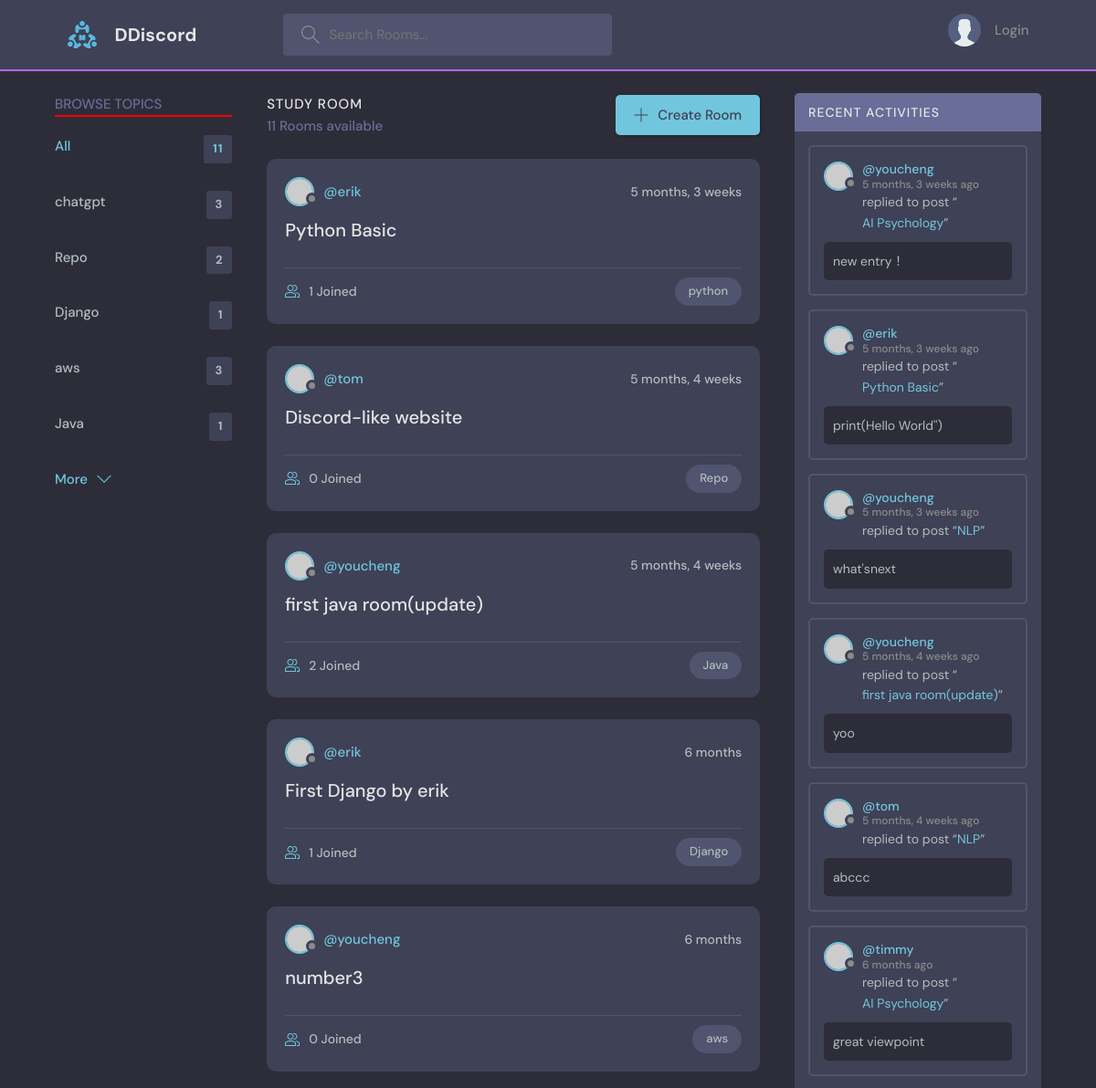
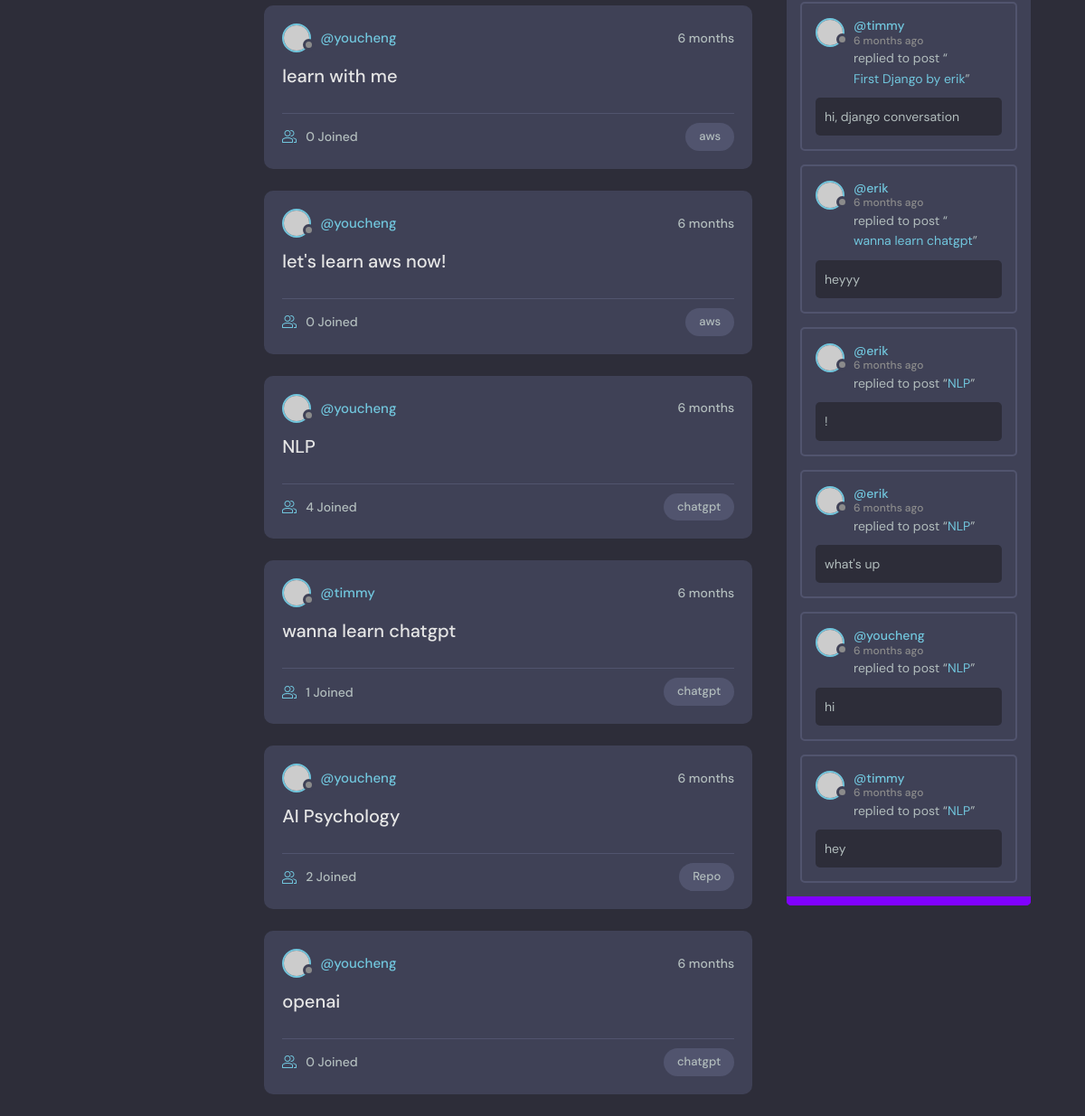
The page / on the database its author committed (2 pictures, top to bottom).
### base/models.py (models this page shows, shortened)
class Topic(models.Model):
    name = models.CharField(max_length=200)

class Room(models.Model): #Room 是 Topic 的child
    host = models.ForeignKey(User, on_delete=models.SET_NULL, null=True)
    topic = models.ForeignKey(Topic, on_delete=models.SET_NULL, null=True) #Class topic在上面，所以直接用，如果是在下面，要以字串'Topic'呼叫
    name = models.CharField(max_length=200)
    description = models.TextField(null=True, blank=True)
    participants = models.ManyToManyField(
        User, related_name='participants', blank=True) #前面用過User表格了，這裡要在取用另一個User表格，所以要related_name
    updated = models.DateTimeField(auto_now=True)
    created = models.DateTimeField(auto_now_add=True)
    class Meta:
       ordering = ['-updated', '-created']
    def __str__(self):
        return self.name

class Message(models.Model):                                    #user 是one-to-many:一個使用者對多個留言
    user = models.ForeignKey(User, on_delete=models.CASCADE) #django內建user model，直接import就可以用
    room = models.ForeignKey(Room, on_delete=models.CASCADE)#Room 是parent table，on_delete:當parent table被刪除時，要怎麼做
    body = models.TextField()
    updated = models.DateTimeField(auto_now=True)
    created = models.DateTimeField(auto_now_add=True)
    class Meta:
        ordering = ['-updated', '-created']

### base/views.py (the view)
# urls.py: path('', views.home, name="home"),
def home(request):
    q = request.GET.get('q') if request.GET.get('q') != None else ''
    rooms = Room.objects.filter(
        Q(topic__name__icontains=q)| #filter parameter符合的topic，icontains使指打部分也能篩選
        Q(name__icontains=q)
        )
    topics = Topic.objects.all()[0:5]
    rooms_count  = rooms.count()
    room_messages = Message.objects.filter(Q(room__topic__name__icontains = q))
    context={'rooms': rooms,
             'topics':topics,
             'rooms_count':rooms_count,
             'room_messages':room_messages}
    return render (request, "base/home.html",context)

### base/templates/base/home.html (shortened to what this page needs)
{% extends 'main.html' %}
{% block content %}
    <main class="layout layout--3">
      <div class="container">
        {% include 'base/topics_component.html' %}
        <div class="roomList">
          <div class="roomList__header">
            <div>
              <h2>Study Room</h2>
              <p>{{rooms_count}} Rooms available</p>
            </div>
            <a class="btn btn--main" href="{% url 'create-room' %}">
              <svg version="1.1" xmlns="http://www.w3.org/2000/svg" width="32" height="32" viewBox="0 0 32 32">
                <title>add</title>
                <path
                  d="M16.943 0.943h-1.885v14.115h-14.115v1.885h14.115v14.115h1.885v-14.115h14.115v-1.885h-14.115v-14.115z"
                ></path>
              </svg>
              Create Room
            </a>
          </div>
        {% include 'base/feed_component.html' %}
        </div>
        {% include 'base/activity_component.html' %}
      </div>
      </main>
{% endblock %}

### base/templates/base/topics_component.html
<div class="topics">
    <div class="topics__header">
      <h2>Browse Topics</h2>
      <hr color="red">
    </div>
    <ul class="topics__list">
      <li>
        <a href="{% url 'home' %}" class="active">All <span>{{rooms_count}}</span></a>
      </li>
      {% for topic in topics %}
      <li>
        <a href="{% url 'home' %}?q={{topic.name}}">{{topic.name}} <span>{{topic.room_set.count}}</span></a>
      </li>
      {% endfor%}
    </ul>
    <a class="btn btn--link" href="{% url 'topics' %}">
      More
      <svg version="1.1" xmlns="http://www.w3.org/2000/svg" width="32" height="32" viewBox="0 0 32 32">
        <title>chevron-down</title>
        <path d="M16 21l-13-13h-3l16 16 16-16h-3l-13 13z"></path>
      </svg>
    </a>
  </div>

### base/templates/base/feed_component.html (shortened to what this page needs)
{% for room in rooms %}
<div class="roomListRoom">
    <div class="roomListRoom__header">
      <a href="{% url 'user-profile' room.host.id %}" class="roomListRoom__author">
        <div class="avatar avatar--small">
          <img src="https://randomuser.me/api/portraits/women/11.jpg" />
        </div>
        <span>@{{room.host.username}}</span>
      </a>
      <div class="roomListRoom__actions">
        <span>{{room.created|timesince}}</span>
      </div>
    </div>
    <div class="roomListRoom__content">
      <a href="{% url 'room' room.id %}">{{room.name}}</a>
    </div>
    <div class="roomListRoom__meta">
      <a href="{% url 'room' room.id %}" class="roomListRoom__joined">
        {{room.participants.all.count}} Joined
      </a>
      <p class="roomListRoom__topic">{{room.topic.name}}</p>
    </div>
  </div>
  {% endfor %}

### base/templates/base/activity_component.html (shortened to what this page needs)
<div class="activities">
    <div class="activities__header">
      <h2>Recent Activities</h2>
    </div>
    {% for message in room_messages %}
        <div class="activities__box">
            <div class="activities__boxHeader roomListRoom__header">
                <a href="{% url 'user-profile' message.user.id %}" class="roomListRoom__author">
                <div class="avatar avatar--small">
                    <img src="https://randomuser.me/api/portraits/women/11.jpg" />
                </div>
                <p>
                    @{{message.user}}
                    <span>{{message.created|timesince}} ago</span>
                </p>
                </a>
            </div>
            <div class="activities__boxContent">
                <p>replied to post “<a href="">{{message.room}}</a>”</p>
                <div class="activities__boxRoomContent">
                    {{message.body}}
                </div>
            </div>
        </div>
    {% endfor %}
    <hr color="#8000ff" style="height:10px">
  </div>

### rows shown on the page
Topic: name "chatgpt", room_set.count "3"
Topic: name "Repo", room_set.count "2"
Topic: name "Django", room_set.count "1"
Topic: name "aws", room_set.count "3"
Topic: name "Java", room_set.count "1"
Room: host.username "erik", created "5 months, 3 weeks", name "Python Basic", participants.all.count "1", topic.name "python"
Room: host.username "tom", created "5 months, 4 weeks", name "Discord-like website", participants.all.count "0", topic.name "Repo"
Room: host.username "youcheng", created "5 months, 4 weeks", name "first java room(update)", participants.all.count "2", topic.name "Java"
Room: host.username "erik", created "6 months", name "First Django by erik", participants.all.count "1", topic.name "Django"
Room: host.username "youcheng", created "6 months", name "number3", participants.all.count "0", topic.name "aws"
Room: host.username "youcheng", created "6 months", name "learn with me", participants.all.count "0", topic.name "aws"
Room: host.username "youcheng", created "6 months", name "let's learn aws now!", participants.all.count "0", topic.name "aws"
Room: host.username "youcheng", created "6 months", name "NLP", participants.all.count "4", topic.name "chatgpt"
Room: host.username "timmy", created "6 months", name "wanna learn chatgpt", participants.all.count "1", topic.name "chatgpt"
Room: host.username "youcheng", created "6 months", name "AI Psychology", participants.all.count "2", topic.name "Repo"
Room: host.username "youcheng", created "6 months", name "openai", participants.all.count "0", topic.name "chatgpt"
Message: user "youcheng", created "5 months, 3 weeks", room "AI Psychology", body "new entry！"
Message: user "erik", created "5 months, 3 weeks", room "Python Basic", body "print(Hello World'')"
Message: user "youcheng", created "5 months, 3 weeks", room "NLP", body "what'snext"
Message: user "youcheng", created "5 months, 4 weeks", room "first java room(update)", body "yoo"
Message: user "tom", created "5 months, 4 weeks", room "NLP", body "abccc"
Message: user "timmy", created "6 months", room "AI Psychology", body "great viewpoint"
Message: user "timmy", created "6 months", room "First Django by erik", body "hi, django conversation"
Message: user "erik", created "6 months", room "wanna learn chatgpt", body "heyyy"
Message: user "erik", created "6 months", room "NLP", body "!"
Message: user "erik", created "6 months", room "NLP", body "what's up"
Message: user "youcheng", created "6 months", room "NLP", body "hi"
Message: user "timmy", created "6 months", room "NLP", body "hey"

### other values the page prints
{{ rooms_count }} "11"
